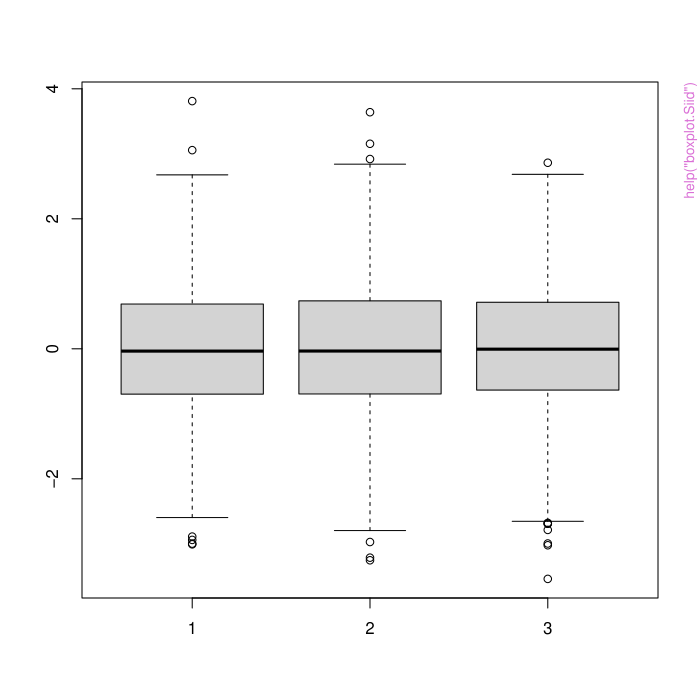

This chart was generated by the following R code:
pkgname <- "SimTools"
source(file.path(R.home("share"), "R", "examples-header.R"))
options(warn = 1)
library('SimTools')

base::assign(".oldSearch", base::search(), pos = 'CheckExEnv')
base::assign(".old_wd", base::getwd(), pos = 'CheckExEnv')
cleanEx()
nameEx("Siid")
### * Siid

flush(stderr()); flush(stdout())

### Name: Siid
### Title: Siid class
### Aliases: Siid as.Siid as.Siid.default is.iid

### ** Examples

# Generating iid data
chain <- matrix(rnorm(3*1e3), nrow = 1e3, ncol = 3)
siid.obj <- Siid(chain)




cleanEx()
nameEx("Smcmc")
### * Smcmc

flush(stderr()); flush(stdout())

### Name: Smcmc
### Title: Smcmc class
### Aliases: Smcmc as.Smcmc as.Smcmc.default is.mcmc

### ** Examples

# Producing Markov chain
chain <- numeric(length = 1e3)
chain[1] <- 0
err <- rnorm(1e3)
for(i in 2:1e3)
{
  chain[i] <- .3*chain[i-1] + err[i]
}
smcmc.obj <- Smcmc(chain)



cleanEx()
nameEx("boxplot.Siid")
### * boxplot.Siid

flush(stderr()); flush(stdout())

### Name: boxplot.Siid
### Title: Boxplot for Siid
### Aliases: boxplot.Siid

### ** Examples

# Generating iid data
chain <- matrix(rnorm(3*1e3), nrow = 1e3, ncol = 3)
siid.obj <- Siid(chain)
boxplot(chain)




cleanEx()
nameEx("plot.Smcmc")
### * plot.Smcmc

flush(stderr()); flush(stdout())

### Name: plot.Smcmc
### Title: Plot Smcmc
### Aliases: plot.Smcmc

### ** Examples

# Producing Markov chain
chain <- numeric(length = 1e3)
chain[1] <- 0
err <- rnorm(1e3)
for(i in 2:1e3)
{
  chain[i] <- .3*chain[i-1] + err[i]
}
chain <- Smcmc(chain)
plot(chain)




### * <FOOTER>
###
cleanEx()
options(digits = 7L)
base::cat("Time elapsed: ", proc.time() - base::get("ptime", pos = 'CheckExEnv'),"\n")
grDevices::dev.off()
###
### Local variables: ***
### mode: outline-minor ***
### outline-regexp: "\\(> \\)?### [*]+" ***
### End: ***
quit('no')
